Frame 1 (no input): blank canvas, image omitted
Frame 60 (the mouse pressed at the canvas centre just before this capture): blank canvas, image omitted
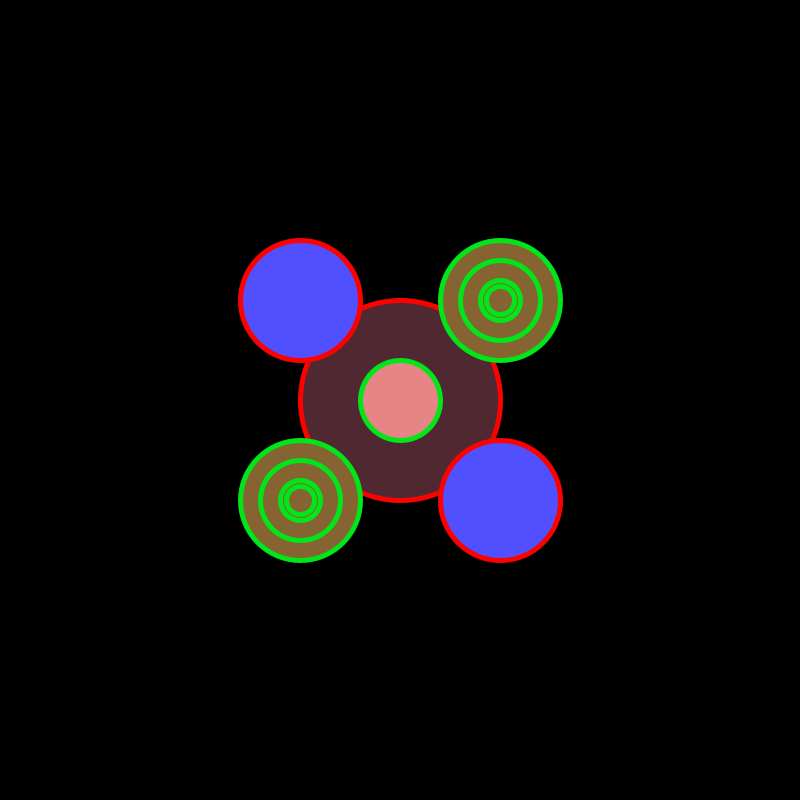
Frame 120 (the mouse held since frame 60 and released just before this capture)

The Processing sketch whose frames 1 and 60 were blank and that drew this single picture after the mouse press (run headless with seeded random() and noise(); from frame 60 on, the mouse is pressed at the canvas centre):

// Processing sketch: processing_181385
// ── processing_181385.pde

float mida = 100;
float radi = 50;



void setup () {
  size(800, 800);
}

void draw () {
  background (0);
  radi = mouseY;
  stroke(255, 0, 0);
  strokeWeight(5);

  fill(mouseX/5, mouseX/10, 50);
  ellipse (mouseX, mouseY, 0.5*radi, 0.5*radi);

  
  fill(mouseX/5, mouseX/5, mouseX);
  ellipse (mouseX-mida, mouseY-mida, 0.3*radi, 0.3*radi);



  ellipse (mouseX+mida, mouseY+mida, 0.3*radi, 0.3*radi);

 
 fill(mouseX/3, mouseX/4, 50);
 
 stroke (0, 230, 25);
  
  ellipse (mouseX-mida, mouseY+mida, 0.3*radi, 0.3*radi);

  ellipse (mouseX-mida, mouseY+mida, 0.2*radi, 0.2*radi);

  ellipse (mouseX-mida, mouseY+mida, 0.1*radi, 0.1*radi);

  ellipse (mouseX-mida, mouseY+mida, 0.07*radi, 0.07*radi);

  ellipse (mouseX+mida, mouseY-mida, 0.3*radi, 0.3*radi);


  ellipse (mouseX+mida, mouseY-mida, 0.2*radi, 0.2*radi);

  ellipse (mouseX+mida, mouseY-mida, 0.1*radi, 0.1*radi);

  ellipse (mouseX+mida, mouseY-mida, 0.07*radi, 0.07*radi);
  
  fill(230, mouseX/3, mouseX/3);
 
  ellipse (mouseX, mouseY, 0.2*radi, 0.2*radi);
  
 }
